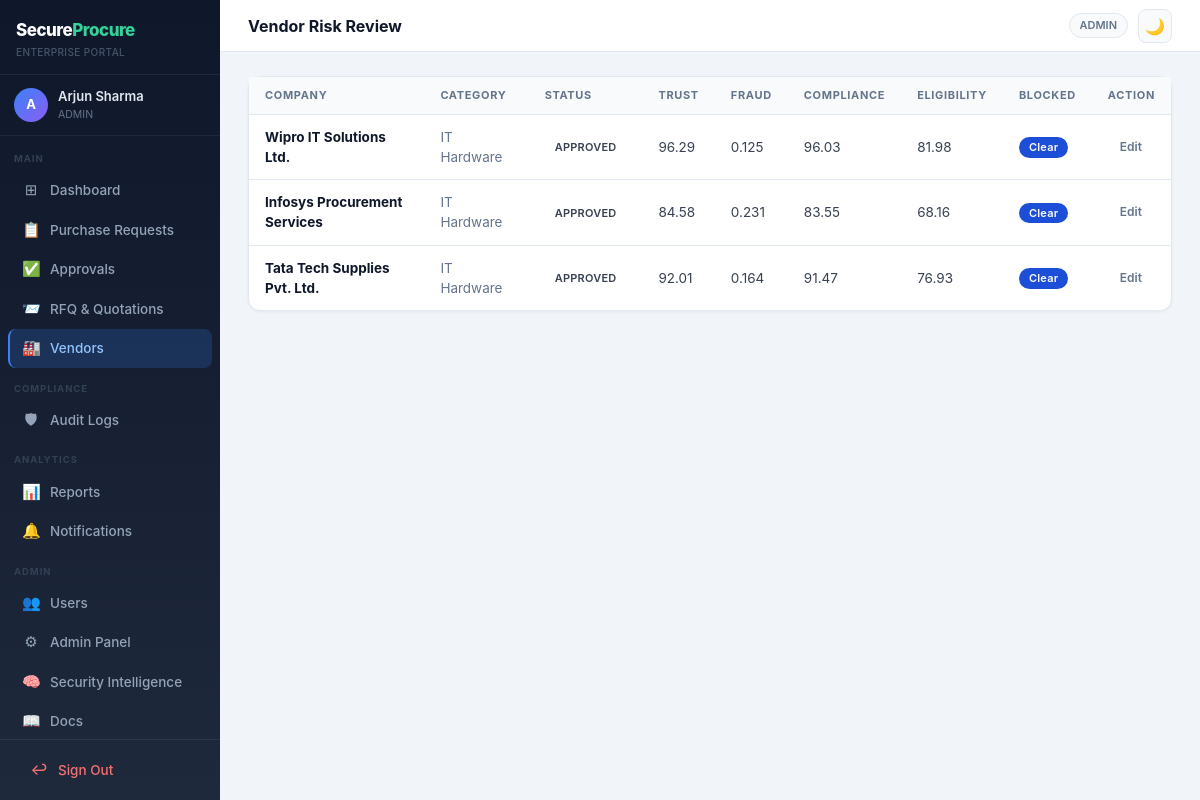
Screenshot of /admin/vendors-risk (signed in) with the database file from the repository.
### app/models.py (models this page shows, shortened)
class User(UserMixin, db.Model):
    __tablename__ = 'users'
    id            = db.Column(db.Integer, primary_key=True)
    name          = db.Column(db.String(120), nullable=False)
    email         = db.Column(db.String(120), unique=True, nullable=False)
    password_hash = db.Column(db.String(256), nullable=False)
    role          = db.Column(db.String(30), nullable=False, default='PROCUREMENT_OFFICER')
    department    = db.Column(db.String(100))
    is_active     = db.Column(db.Boolean, default=True)
    created_at    = db.Column(db.DateTime, default=datetime.utcnow)
    vendor         = db.relationship('Vendor', back_populates='user', uselist=False)
    requests       = db.relationship('PurchaseRequest', back_populates='creator', foreign_keys='PurchaseRequest.created_by')
    approvals      = db.relationship('Approval', back_populates='decider', foreign_keys='Approval.decided_by')
    audit_logs     = db.relationship('AuditLog', back_populates='user')
    notifications  = db.relationship('Notification', back_populates='user', cascade='all, delete-orphan')

class Vendor(db.Model):
    __tablename__ = 'vendors'
    id               = db.Column(db.Integer, primary_key=True)
    user_id          = db.Column(db.Integer, db.ForeignKey('users.id'), unique=True, nullable=False)
    company_name     = db.Column(db.String(150), nullable=False)
    registration_no  = db.Column(db.String(60), unique=True)
    contact_phone    = db.Column(db.String(30))
    address          = db.Column(db.Text)
    category            = db.Column(db.String(80))
    status              = db.Column(db.String(20), default='PENDING')
    reputation_score    = db.Column(db.Float, default=0.0)
    total_orders        = db.Column(db.Integer, default=0)
    on_time_delivery    = db.Column(db.Float, default=0.0)
    trust_score         = db.Column(db.Float, default=0.0)
    fraud_probability   = db.Column(db.Float, default=0.0)
    compliance_score    = db.Column(db.Float, default=0.0)
    eligibility_score   = db.Column(db.Float, default=0.0)
    ai_risk_blocked     = db.Column(db.Boolean, default=False)
    created_at          = db.Column(db.DateTime, default=datetime.utcnow)
    user       = db.relationship('User', back_populates='vendor')
    rfq_invites = db.relationship('RFQVendor', back_populates='vendor', cascade='all, delete-orphan')
    quotations = db.relationship('Quotation', back_populates='vendor')

### app/routes/admin.py (the view)
@bp.route('/vendors-risk')
@login_required
@require_roles('ADMIN')
def vendors_risk():
    vendors = Vendor.query.order_by(Vendor.created_at.desc()).all()
    for v in vendors:
        compute_vendor_risk(v, v.category)
    return render_template('dashboard/vendor_risk.html', vendors=vendors)

### app/utils.py (called while the page is built)
def require_roles(*roles):
    def decorator(f):
        @wraps(f)
        def wrapped(*args, **kwargs):
            if not current_user.is_authenticated:
                abort(401)
            if current_user.role not in roles:
                abort(403)
            return f(*args, **kwargs)
        return wrapped
    return decorator

def status_badge_class(status):
    mapping = {
        'DRAFT': 'badge-secondary',
        'SUBMITTED': 'badge-info',
        'UNDER_REVIEW': 'badge-warning',
        'APPROVED': 'badge-success',
        'REJECTED': 'badge-danger',
        'RFQ_ISSUED': 'badge-info',
        'QUOTED': 'badge-info',
        'PO_ISSUED': 'badge-success',
        'COMPLETED': 'badge-success',
        'CANCELLED': 'badge-secondary',
        'PENDING': 'badge-warning',
        'SELECTED': 'badge-success',
        'OPEN': 'badge-info',
        'CLOSED': 'badge-secondary',
    }
    return mapping.get(status, 'badge-secondary')

### templates/dashboard/vendor_risk.html (shortened to what this page needs)
{% extends "base.html" %}
{% block page_header %}
  <div style="font-size:16px;font-weight:700;color:var(--text-primary);">Vendor Risk Review</div>
{% endblock %}
{% block content %}
<div class="card">
  <table style="width:100%;border-collapse:collapse;">
    <thead><tr class="tbl-head">
      <th>Company</th>
      <th>Category</th>
      <th>Status</th>
      <th>Trust</th>
      <th>Fraud</th>
      <th>Compliance</th>
      <th>Eligibility</th>
      <th>Blocked</th>
      <th>Action</th>
    </tr></thead>
    <tbody>
      {% for v in vendors %}
      <tr class="tbl-row">
        <td style="font-weight:700;color:var(--text-primary);">{{ v.company_name }}</td>
        <td style="color:var(--text-muted);">{{ v.category or '—' }}</td>
        <td><span class="badge badge-{{ status_badge(v.status) }}">{{ v.status }}</span></td>
        <td>{{ v.trust_score|default('—') }}</td>
        <td>{{ v.fraud_probability|default('—') }}</td>
        <td>{{ v.compliance_score|default('—') }}</td>
        <td>{{ v.eligibility_score|default('—') }}</td>
        <td>{% if v.ai_risk_blocked %}<span class="badge badge-danger">Blocked</span>{% else %}<span class="badge badge-success">Clear</span>{% endif %}</td>
        <td><a href="{{ url_for('admin.edit_vendor_risk', vendor_id=v.id) }}" class="btn btn-ghost btn-sm">Edit</a></td>
      </tr>
      {% endfor %}
    </tbody>
  </table>
</div>
{% endblock %}

### templates/base.html (shortened to what this page needs)
<!DOCTYPE html>
<html lang="en" class="h-full">
<head>
  <script src="https://cdn.tailwindcss.com"></script>
</head>
<body class="h-full flex overflow-hidden" style="font-family: -apple-system, BlinkMacSystemFont, 'Segoe UI', sans-serif;">
<aside class="sidebar flex-shrink-0">
  <div style="padding: 18px 16px 14px; border-bottom: 1px solid rgba(255,255,255,0.07);">
    <a href="/dashboard" style="text-decoration: none; display: block;">
      <div style="font-size: 17px; font-weight: 800; color: white; letter-spacing: -0.5px;">
        Secure<span style="color: #34d399;">Procure</span>
      </div>
      <div style="font-size: 10px; color: #475569; margin-top: 1px; font-weight: 500; letter-spacing: 0.04em;">ENTERPRISE PORTAL</div>
    </a>
  </div>
  <div style="padding: 12px 14px; border-bottom: 1px solid rgba(255,255,255,0.06);">
    <div style="display: flex; align-items: center; gap: 10px;">
      <div style="width: 34px; height: 34px; border-radius: 50%; background: linear-gradient(135deg,#3b82f6,#8b5cf6); display: flex; align-items: center; justify-content: center; font-size: 13px; font-weight: 700; color: white; flex-shrink: 0;">
        {{ current_user.name[0].upper() }}
      </div>
      <div style="min-width: 0;">
        <div style="font-size: 13px; font-weight: 600; color: #e2e8f0; white-space: nowrap; overflow: hidden; text-overflow: ellipsis;">{{ current_user.name }}</div>
        <div style="font-size: 10.5px; color: #64748b; margin-top: 1px;">{{ current_user.role.replace('_',' ') }}</div>
      </div>
    </div>
  </div>
  <nav style="flex: 1; padding: 10px 0; overflow-y: auto;">
    <div style="padding: 6px 14px 4px; font-size: 9.5px; font-weight: 700; color: #334155; letter-spacing: 0.1em; text-transform: uppercase;">Main</div>
    <a href="/dashboard" class="nav-item {% if request.path == '/dashboard' %}active{% endif %}">
      <span class="nav-icon">⊞</span> Dashboard
    </a>
    {% if current_user.role != 'VENDOR' %}
    <a href="/requests" class="nav-item {% if '/requests' in request.path %}active{% endif %}">
      <span class="nav-icon">📋</span> Purchase Requests
    </a>
    {% endif %}
    {% if current_user.role in ['APPROVER', 'ADMIN'] %}
    <a href="/approvals" class="nav-item {% if '/approvals' in request.path %}active{% endif %}">
      <span class="nav-icon">✅</span> Approvals
    </a>
    {% endif %}
    {% if current_user.role in ['PROCUREMENT_OFFICER', 'ADMIN', 'APPROVER', 'AUDITOR'] %}
    <a href="/rfq" class="nav-item {% if '/rfq' in request.path %}active{% endif %}">
      <span class="nav-icon">📨</span> RFQ &amp; Quotations
    </a>
    {% endif %}
    {% if current_user.role in ['ADMIN', 'PROCUREMENT_OFFICER', 'AUDITOR'] %}
    <a href="/vendors" class="nav-item {% if '/vendors' in request.path %}active{% endif %}">
      <span class="nav-icon">🏭</span> Vendors
    </a>
    {% endif %}
    {% if current_user.role in ['AUDITOR', 'ADMIN'] %}
    <div style="padding: 10px 14px 4px; font-size: 9.5px; font-weight: 700; color: #334155; letter-spacing: 0.1em; text-transform: uppercase; margin-top: 4px;">Compliance</div>
    <a href="/audit" class="nav-item {% if '/audit' in request.path %}active{% endif %}">
      <span class="nav-icon">🛡</span> Audit Logs
    </a>
    {% endif %}
    <div style="padding: 10px 14px 4px; font-size: 9.5px; font-weight: 700; color: #334155; letter-spacing: 0.1em; text-transform: uppercase; margin-top: 4px;">Analytics</div>
    <a href="/reports" class="nav-item {% if '/reports' in request.path %}active{% endif %}">
      <span class="nav-icon">📊</span> Reports
    </a>
    <a href="/notifications" class="nav-item {% if '/notifications' in request.path %}active{% endif %}">
      <span class="nav-icon">🔔</span> Notifications
    </a>
    {% if current_user.role == 'ADMIN' %}
    <div style="padding: 10px 14px 4px; font-size: 9.5px; font-weight: 700; color: #334155; letter-spacing: 0.1em; text-transform: uppercase; margin-top: 4px;">Admin</div>
    <a href="/admin/users" class="nav-item {% if '/admin/users' in request.path %}active{% endif %}">
      <span class="nav-icon">👥</span> Users
    </a>
    <a href="/admin/panel" class="nav-item {% if '/admin/panel' in request.path %}active{% endif %}">
      <span class="nav-icon">⚙</span> Admin Panel
    </a>
    <a href="/admin/security-intelligence" class="nav-item {% if '/admin/security-intelligence' in request.path %}active{% endif %}">
      <span class="nav-icon">🧠</span> Security Intelligence
    </a>
    <a href="/admin/docs" class="nav-item {% if '/admin/docs' in request.path %}active{% endif %}">
      <span class="nav-icon">📖</span> Docs
    </a>
    {% endif %}
  </nav>
  <div style="padding: 10px 8px; border-top: 1px solid rgba(255,255,255,0.07);">
    <form action="/logout" method="post">
      <button type="submit" class="nav-item" style="width:100%; background:none; border:none; cursor:pointer; color:#f87171;">
        <span class="nav-icon">↩</span> Sign Out
      </button>
    </form>
  </div>
</aside>
<div style="flex: 1; display: flex; flex-direction: column; overflow: hidden; min-width: 0;">
  <header class="topbar">
    <div>{% block page_header %}{% endblock %}</div>
    <div style="display: flex; align-items: center; gap: 10px;">
      <span style="font-size: 11px; font-weight: 600; color: var(--text-muted); background: var(--bg-subtle); border: 1px solid var(--border); padding: 3px 10px; border-radius: 20px;">
        {{ current_user.role.replace('_',' ') }}
      </span>
      <button class="theme-toggle" id="theme-btn" onclick="toggleTheme()" title="Toggle dark/light mode">🌙</button>
    </div>
  </header>
  <main class="main-content">
    {% block content %}{% endblock %}
  </main>
</div>
</body>
</html>

### templates/base.html (style rules this page uses)
:root { --bg-page: #f1f5f9; --bg-card: #ffffff; --bg-subtle: #f8fafc; --bg-input: #ffffff; --border: #e2e8f0; --border-input: #d1d5db; --text-primary: #0f172a; --text-secondary:#374151; --text-muted: #64748b; --text-faint: #94a3b8; --shadow: 0 1px 3px rgba(0,0,0,0.06); }
body { background: var(--bg-page); transition: background 0.2s, color 0.2s; }
.sidebar { width: 220px; min-width: 220px; background: linear-gradient(180deg, #0f172a 0%, #1e293b 100%); display: flex; flex-direction: column; height: 100vh; }
.nav-item { display: flex; align-items: center; gap: 10px; padding: 8px 14px; border-radius: 8px; font-size: 13.5px; font-weight: 500; color: #94a3b8; text-decoration: none; transition: all 0.15s; margin: 1px 8px; white-space: nowrap; }
.nav-item.active { background: rgba(59,130,246,0.2); color: #93c5fd; border-left: 2px solid #3b82f6; padding-left: 12px; }
.nav-icon { font-size: 15px; width: 18px; text-align: center; flex-shrink: 0; }
.card { background: var(--bg-card); border-radius: 12px; border: 1px solid var(--border); box-shadow: var(--shadow); }
.badge { display: inline-flex; align-items: center; padding: 2px 10px; border-radius: 20px; font-size: 11px; font-weight: 600; letter-spacing: 0.02em; }
.badge-success { background: #1d4ed8; color: white; }
.btn { display: inline-flex; align-items: center; gap: 6px; padding: 8px 16px; border-radius: 8px; font-size: 13px; font-weight: 600; cursor: pointer; border: none; transition: all 0.15s; text-decoration: none; }
.btn-sm { padding: 5px 12px; font-size: 12px; border-radius: 6px; }
.btn-ghost { background: transparent; color: var(--text-muted); }
.tbl-head th { padding: 10px 16px; font-size: 11px; font-weight: 700; color: var(--text-muted); text-transform: uppercase; letter-spacing: 0.06em; background: var(--bg-subtle); border-bottom: 1px solid var(--border); text-align: left; }
.tbl-row td { padding: 12px 16px; font-size: 13.5px; color: var(--text-secondary); border-bottom: 1px solid var(--border); }
.tbl-row:last-child td { border-bottom: none; }
.theme-toggle { width: 34px; height: 34px; border-radius: 8px; border: 1px solid var(--border); background: var(--bg-subtle); cursor: pointer; display: flex; align-items: center; justify-content: center; font-size: 16px; transition: all 0.15s; }
.topbar { background: var(--bg-card); border-bottom: 1px solid var(--border); padding: 0 28px; height: 52px; display: flex; align-items: center; justify-content: space-between; flex-shrink: 0; }
.main-content { flex: 1; overflow-y: auto; padding: 24px 28px; }

### rows the page displays
User: name "A", name "Arjun Sharma", role.replace "ADMIN"
Vendor: company_name "Wipro IT Solutions Ltd.", category "IT Hardware", status "APPROVED", trust_score "96.29", fraud_probability "0.125", compliance_score "96.03", eligibility_score "81.98", ai_risk_blocked "Clear"
Vendor: company_name "Infosys Procurement Services", category "IT Hardware", status "APPROVED", trust_score "84.58", fraud_probability "0.231", compliance_score "83.55", eligibility_score "68.16", ai_risk_blocked "Clear"
Vendor: company_name "Tata Tech Supplies Pvt. Ltd.", category "IT Hardware", status "APPROVED", trust_score "92.01", fraud_probability "0.164", compliance_score "91.47", eligibility_score "76.93", ai_risk_blocked "Clear"
